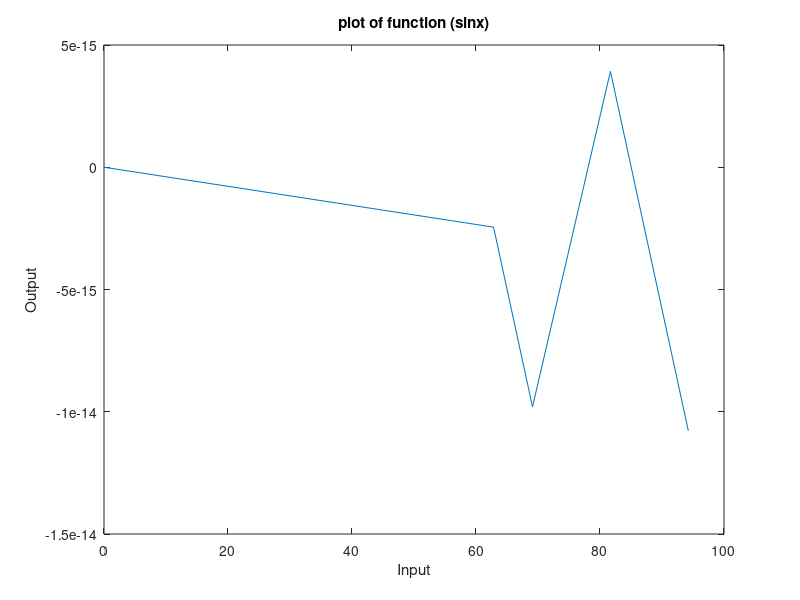
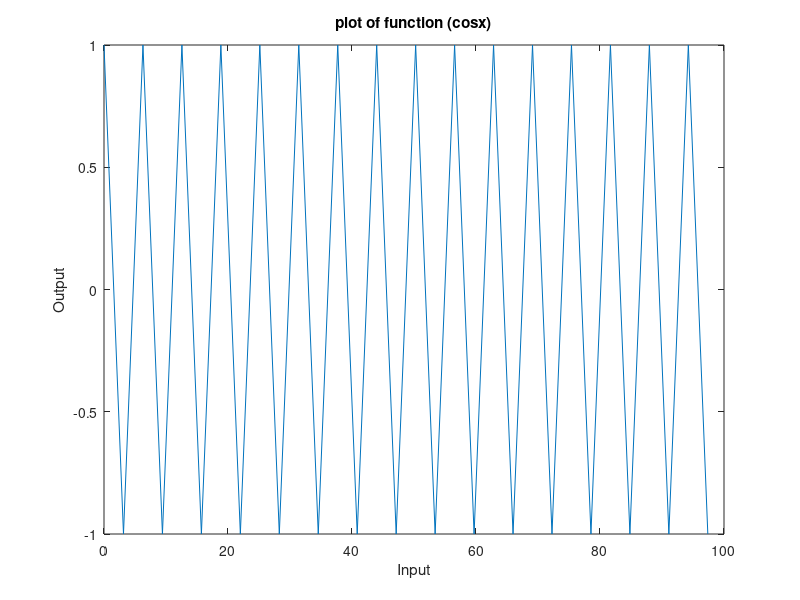
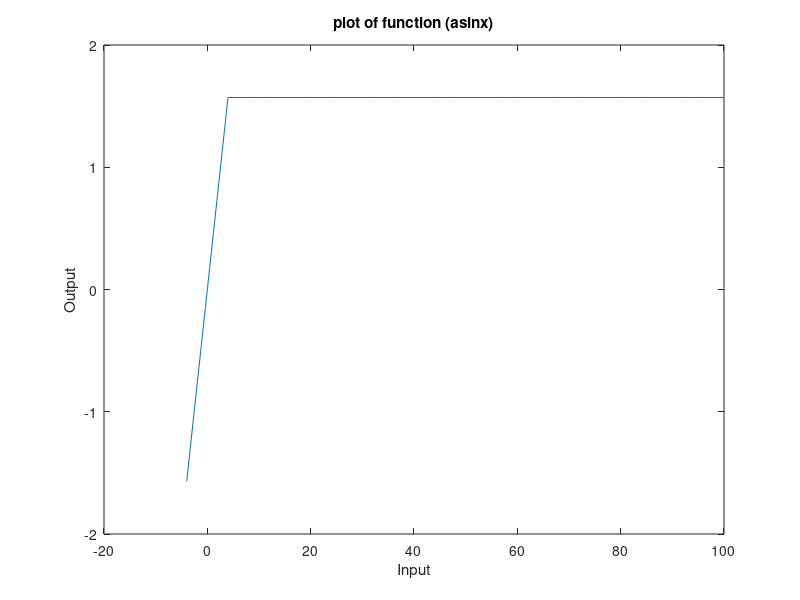
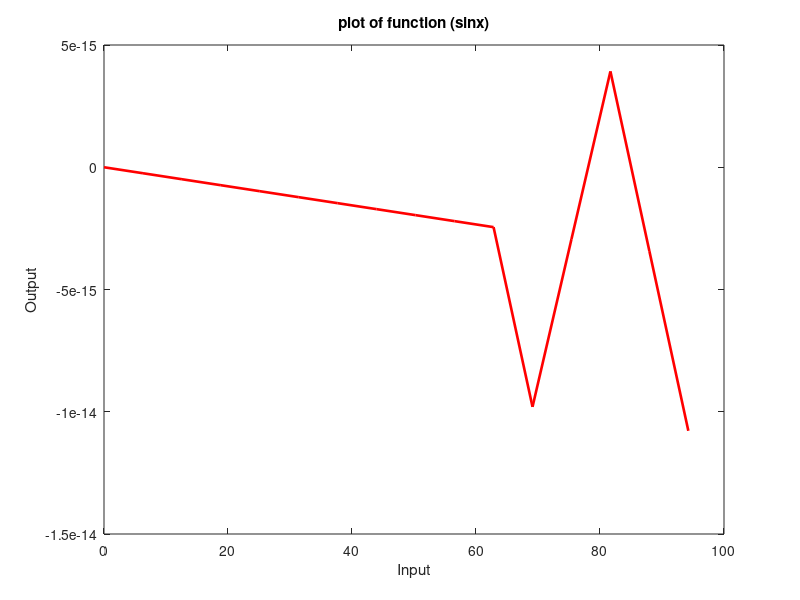

Write the MATLAB code that produced these figures, in order.
%plotting a simple sine function in the interval [0,2*pi] 
x = [0:2*pi:100];
y = sin(x);
plot(x, y)
title('plot of function (sinx)');
xlabel('Input');
ylabel('Output');
figure
%plotting a simple cosine function in the interval [0,pi]
p=[0:pi:100];
q = cos(p);
plot(p, q)
title('plot of function (cosx)');
xlabel('Input');
ylabel('Output');
figure
%plotting a simple inverse sine function in the interval [-4,4]
m=[-4:4:100];
n= asin(m);
plot(m, n)
title('plot of function (asinx)');
xlabel('Input');
ylabel('Output');
figure

%formatting the plot with custom Linewidth and plot color for one of the examples:
b = [0:2*pi:100];
c = sin(b);
plot(b, c, 'r','Linewidth',1.9 )
title('plot of function (sinx)');
xlabel('Input');
ylabel('Output');
